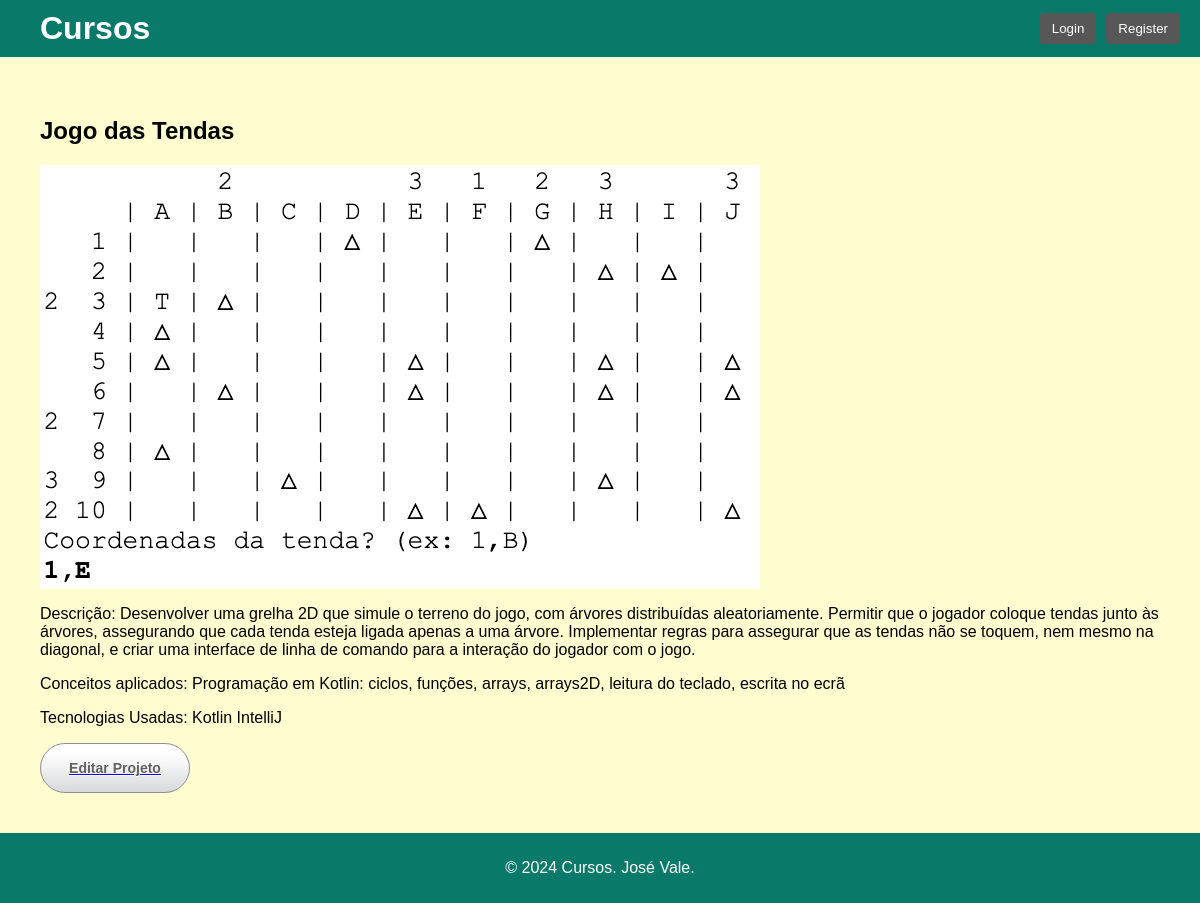
/cursos/projeto/Jogo das Tendas/, run on the app's committed database.
### cursos/models.py (models this page shows, shortened)
class Projeto(models.Model):
    nome = models.CharField(max_length=150)
    descricao = models.TextField()
    conceitosAplicados = models.TextField()
    tecnologiasUsadas = models.TextField()
    disciplina = models.OneToOneField(Disciplina, on_delete=models.CASCADE)
    imagem = models.ImageField(upload_to='projeto_images', null=True, blank=True)
    linkVideo = models.URLField(null=True, blank=True)
    linkGithub = models.URLField(null=True, blank=True)

### cursos/views.py (the view)
# urls.py: path('projeto/<str:projeto_nome>/', views.projeto_view, name='projeto_url'),
def projeto_view(request, projeto_nome):
    projeto = Projeto.objects.get(nome=projeto_nome)
    linguagens = LinguagemProgramacao.objects.filter(projetos=projeto)
    context = {
        'projeto': projeto,
        'linguagens': linguagens,
        }
    return render(request, 'cursos/projeto.html', context)

### cursos/templates/cursos/projeto.html
{% extends 'cursos/layout.html' %}
{% block content %}
<div class="projeto-details">
    <h2>{{ projeto.nome }}</h2>
    {% if projeto.imagem %}
        <img src="{{ projeto.imagem.url }}" alt="{{ projeto.nome }}">
    {% endif %}
    <p>Descrição: {{ projeto.descricao }}</p>
    <p>Conceitos aplicados: {{ projeto.conceitosAplicados }}</p>
    <p>Tecnologias Usadas: {{ projeto.tecnologiasUsadas }}</p>
    <a href="{% url 'cursos:edita_projeto_url' projeto.id %}">
        <button class = "add_editbutton">
            Editar Projeto
        </button>
    </a>
</div>
{% endblock %}

### cursos/static/cursos/styles.css (style rules this page uses)
body { margin: 0; font-family: 'Montserrat', sans-serif; background-color: #fffdd0; display: flex; flex-direction: column; min-height: 100vh; }
.add_editbutton { display: flex; align-items: center; justify-content: center; outline: none; cursor: pointer; width: 150px; height: 50px; background-image: linear-gradient(to top, #D8D9DB 0%, #fff 80%, #FDFDFD 100%); border-radius: 30px; border: 1px solid #8F9092; transition: all 0.2s ease; font-family: "Source Sans Pro", sans-serif; font-size: 14px; font-weight: 600; color: #606060; text-shadow: 0 1px #fff; }

### data on the page
Projeto: nome "Jogo das Tendas", imagem (picture), descricao "Desenvolver uma grelha 2D que simule o terreno do jogo, com árvores distribuídas aleatoriamente. Permitir que o jogador coloque tendas junto às árvores, assegurando que cada tenda esteja ligada apenas a uma árvore. Implementar regras para assegurar que as tendas não se toquem, nem mesmo na diagonal, e criar uma interface de linha de comando para a interação do jogador com o jogo.", conceitosAplicados "Programação em Kotlin: ciclos, funções, arrays, arrays2D, leitura do teclado, escrita no ecrã", tecnologiasUsadas "Kotlin IntelliJ"
